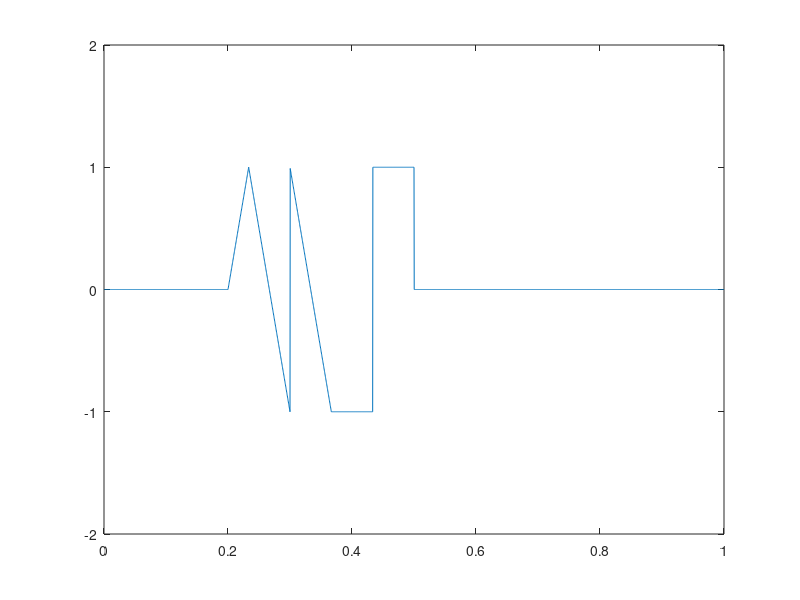
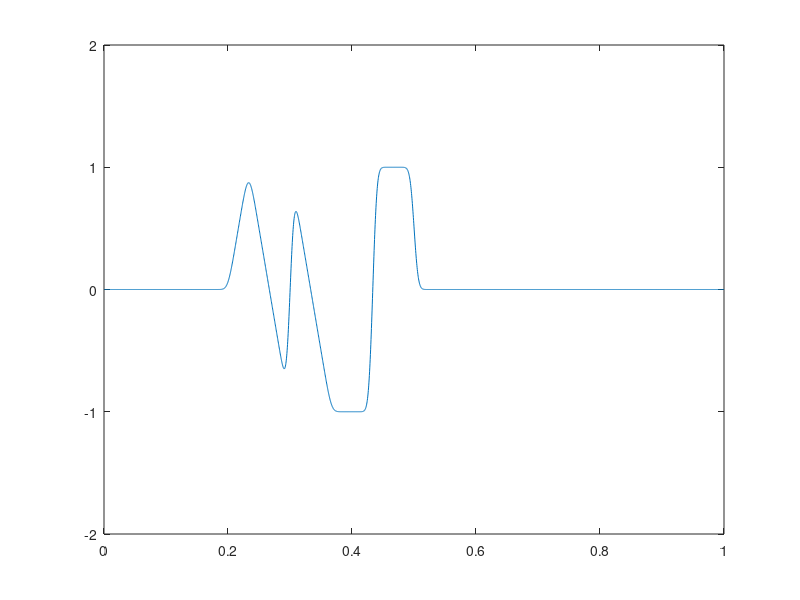

Write MATLAB code to recreate these figures, in order. (Note: a time limit stopped this script after it produced the figures.)





clear all;   
0;% ut+aux=0
1;% 短루목駕
2;% Lax-Wendroff 목駕
3;% Lax-Friedrichs 목駕
4;% 鵠契목駕
5;% 분綾목駕
N=100;
for k =1:N
    u0(1,k)=0;
end
for k =1:N
    u0(1,k+N)=k/N;
end
for k=1:2*N
    u0(1,k+2*N)=1-k/N;
end
for k=1:2*N
    u0(1,k+4*N)=1-k/N;
end
for k=1:2*N
    u0(1,k+6*N)=-1;
end
for k=1:2*N
    u0(1,k+8*N)=1;
end
for k=1:20*N
    u0(1,k+10*N)=0;
end

delta_x=1/(30*N);
u00(1,1:30*N)=0;
u00(1,(5*N+1):15*N)=u0(1,1:10*N);

plot(delta_x:delta_x:1,u00);
axis([0,1,-2,2]);
saveas(gcf, 'u0_廬썩', 'png')
close;  %plot(delta_x:delta_x:12,u0)  %axis(0 60 -10 10)  %va=1/2;    % ⊇x=0.001
L_x=length(u0);
va=1/2;
N_t=1000;


u1(1,:)=u0;
for n = 1:N_t
    u1(n+1,1)=u1(n,1);
    for j = 2:L_x        
        u1(n+1,j)=u1(n,j)-va*(u1(n,j)-u1(n,j-1));
    end
end
u=u1(N_t+1,:);
plot(delta_x:delta_x:1,u);
axis([0,1,-2,2]);
saveas(gcf, 'u1_短루목駕', 'png')
close;


u2(1,:)=u0;
for n = 1:N_t
    u2(n+1,1)=u2(n,1);
    u2(n+1,L_x)=u2(n,L_x);
    for j = 2:(L_x-1)        
        u2(n+1,j)=u2(n,j)-va*(u2(n,j+1)-u2(n,j-1))/2+va*va*(u2(n,j-1)+u2(n,j+1)-2*u2(n,j))/2;
    end
end
u=u2(N_t+1,:);
plot(delta_x:delta_x:1,u);
axis([0,1,-2,2]);
saveas(gcf, 'u2_LW목駕', 'png')
close;


u3(1,:)=u0;
for n = 1:N_t
    u3(n+1,1)=u3(n,1);    
    u2(n+1,L_x)=u2(n,L_x);
    for j = 2:(L_x-1)         
        u3(n+1,j)=(u3(n,j+1)+u3(n,j-1))/2-va*(u3(n,j+1)-u3(n,j-1))/2;
    end
end
u=u3(N_t+1,:);
plot(delta_x:delta_x:1,u);
axis([0,1,-2,2]);
saveas(gcf, 'u3_LF목駕', 'png')
close;


u4(1,:)=u0;
n=1;
u4(n+1,1)=u4(n,1);
for j = 2:L_x        
        u4(2,j)=u4(n,j)-va*(u4(n,j)-u4(n,j-1));
end
for n = 2:N_t
    u4(n+1,1)=u4(n,1); 
    u4(n+1,L_x)=u4(n,L_x);
    for j = 2:(L_x-1)
        u4(n+1,j)=u4(n-1,j)-va*(u4(n,j+1)-u4(n,j-1));
    end
end
u=u4(N_t+1,:);
plot(delta_x:delta_x:1,u);
axis([0,1,-2,2]);
saveas(gcf, 'u4_鵠契목駕', 'png')
close;


u5(1,:)=u0;
for n = 1:N_t
    u5(n+1,1)=u5(n,1); 
    for j = 1:(L_x-1)
        u5(n+1,j+1)=u5(n,j)+(1-va)*(u5(n,j+1)-u5(n+1,j))/(1+va);
    end
end
u=u5(N_t+1,:);
plot(delta_x:delta_x:1,u)%,delta_x:delta_x:1,u00);
axis([0,1,-2,2]);
saveas(gcf, 'u5_분綾목駕', 'png')
close;






























    
